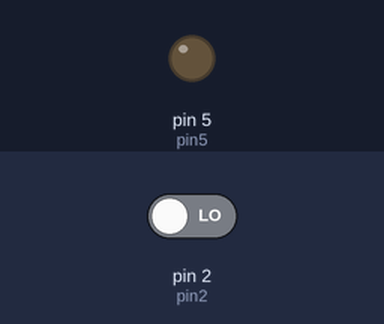
Simulated run of this sketch. Board: Arduino Uno, built with avr-gcc and run on an emulated ATmega328P. Parts: output pins drawn as LEDs (lit = HIGH). Inputs (shaded band) come from the test bench; at power-on: pin 2 (pin2) LOW.

Above: at 1.2 s.
1.3 s: pin 2 (pin2) driven HIGH
At 2.1 s:
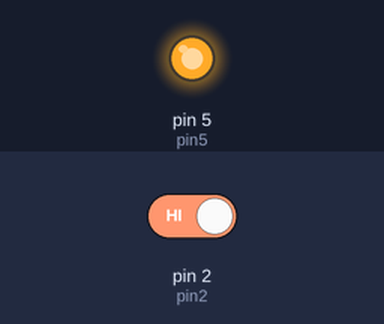
2.8 s: pin 2 (pin2) driven LOW
At 3.3 s:
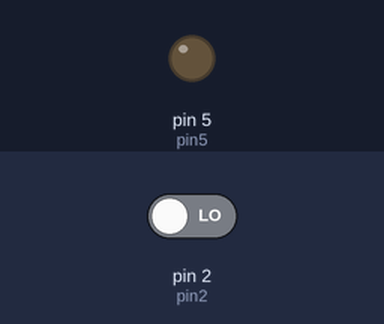
Timing chart, 0 to 5.8 s (numbered marks = the images above; inputs shaded):
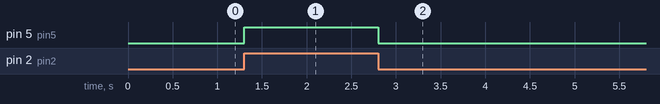

The sketch:

Pulsant.ino
```cpp
int pin2=2;
int ON=1;
int OFF=0;
int pin5=5;

void setup() {
  // put your setup code here, to run once:
pinMode(pin2, INPUT);
pinMode(pin5, OUTPUT);
Serial.begin(9600);
}

void loop() {
  // put your main code here, to run repeatedly:
int bt= digitalRead(pin2);

if(bt){
digitalWrite(pin5, HIGH);
}else {
  digitalWrite(pin5, LOW);
}


}
```

Measured:
- after the input at 1.3 s, pin 5 (pin5): LOW → HIGH at once
- after the input at 2.8 s, pin 5 (pin5): HIGH → LOW at once
